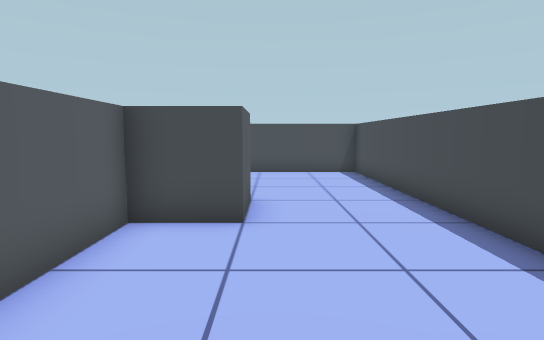
[1] (above)

17 first-person views from a walk through a 3-D level made in the Unity game engine. The camera is 1.5 m above the floor, tilts 6° down and sees 80° across. The floor is counted in squares, 1 m on a side. Each view is taken from the middle of a square. On the plan, view 1 faces up. The plan holds only what a view shows up to about 15 squares ahead; the rest is blank. The place goes on beyond the plan.

[2]
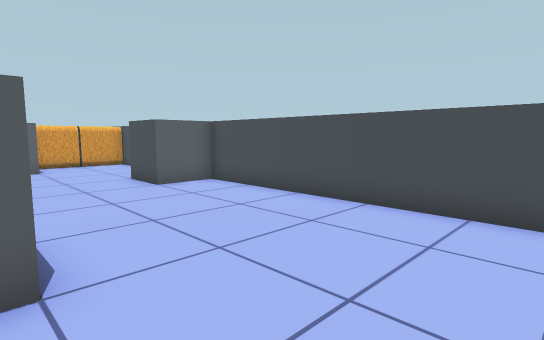

[3]
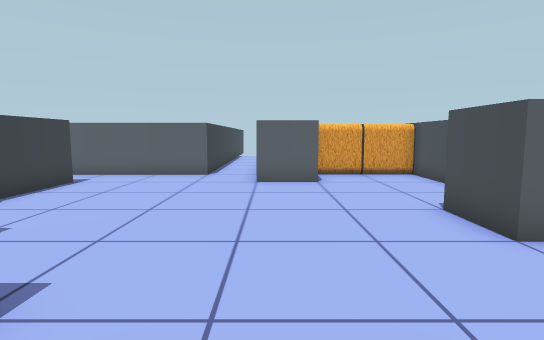

[4]
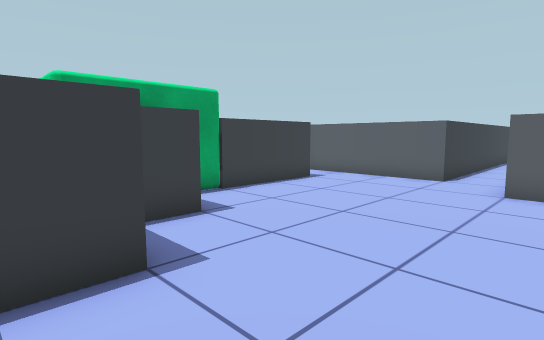

[5]
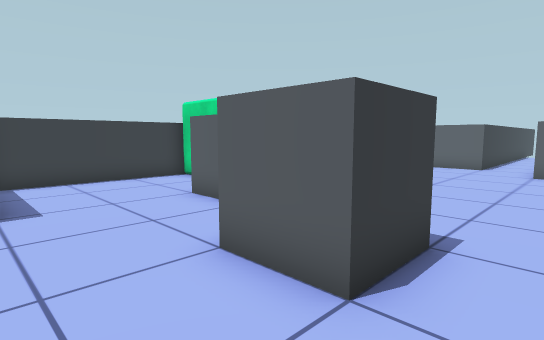

[6]
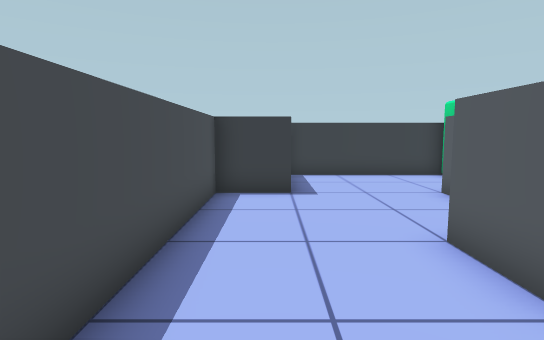

[7]
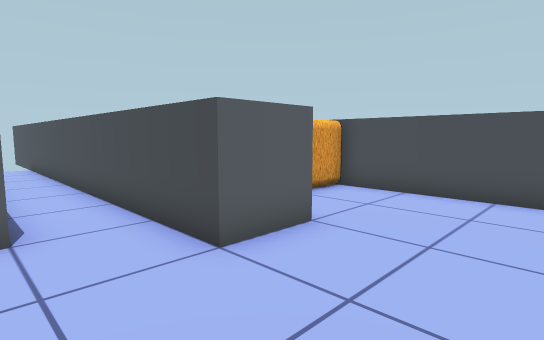

[8]
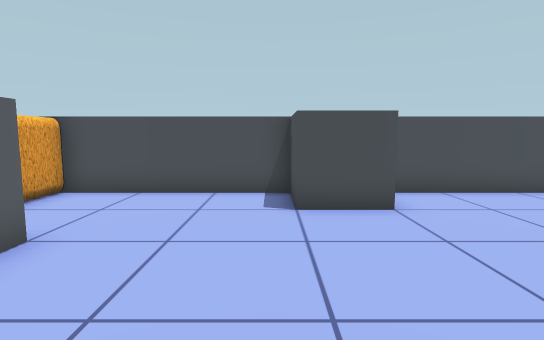

[9]
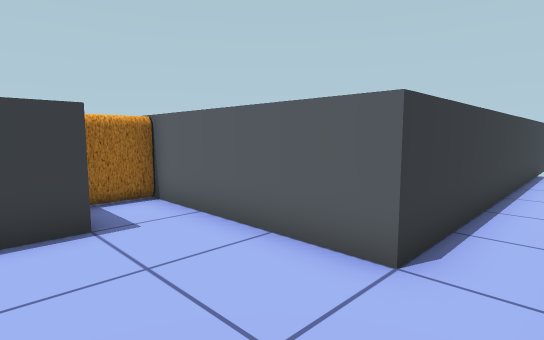

[10]
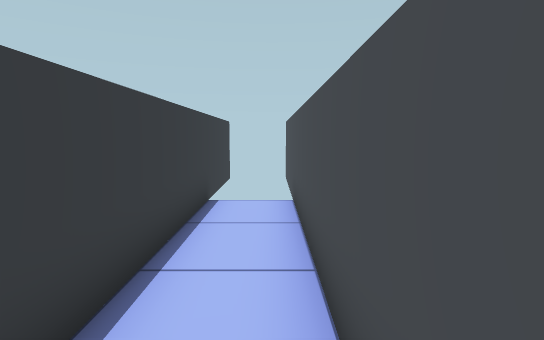

[11]
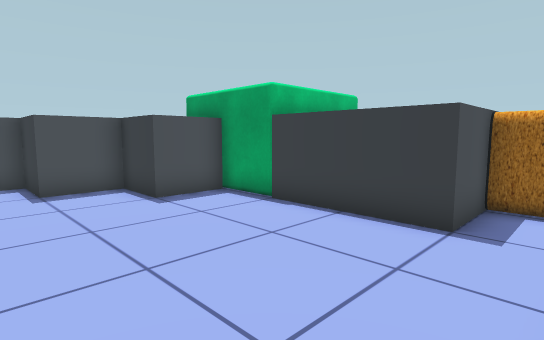

[12]
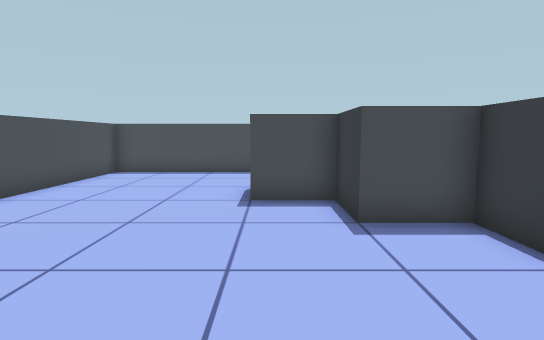

[13]
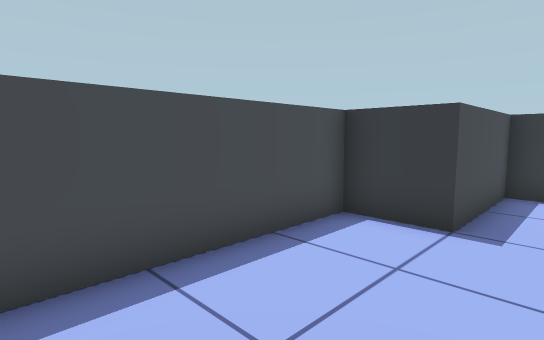

[14]
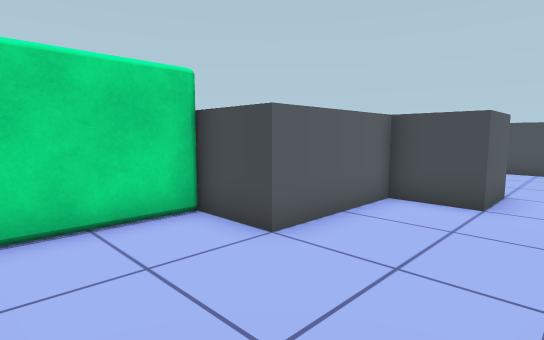

[15]
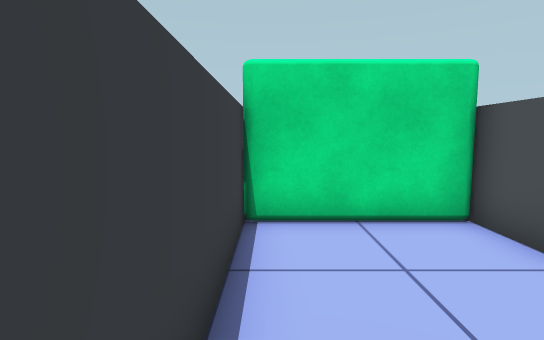

[16]
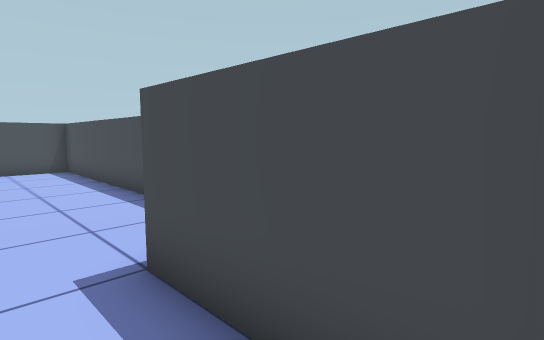

[17]
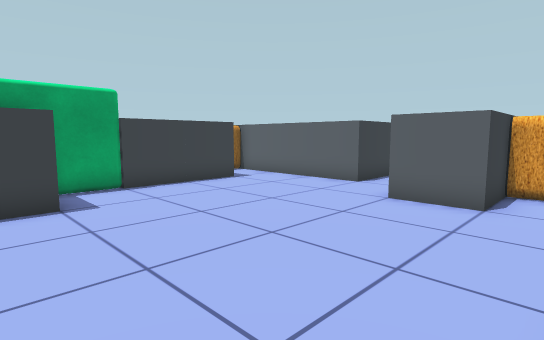

### Floor plan
Points are (right, up) in squares from view 1. A wall is a line through its corners. A room is listed if a view was taken in it or the views show most of it. See-through windows are left out.
Room 1 (views 1, 2, 3, 4, 5, 6, 7, 8, 9, 10, 11, 12, 13, 14, 15, 16, 17)
walls: (-6.5, 1.5) (-6.5, 3.5) (-4.5, 3.5) (-4.5, 5.5) (-2.5, 5.5) (-2.5, 7.5) (-0.5, 7.5) (-0.5, 5.5) (-2.5, 5.5) (-2.5, 1.5) (-4.8, 1.5); (-14.5, 9.5) (-12.5, 9.5) (-12.5, 7.5) (-27.5, 7.5); (-12.5, -0.5) (-12.5, 1.5) (-8.5, 1.5); (-4.8, -2.5) (1.5, -2.5) (1.5, 1.5) (3.5, 1.5) (3.5, 13.5) (-6.5, 13.5) (-6.5, 11.5) (-8.5, 11.5) (-8.5, 13.5) (-14.5, 13.5); (-27.5, 5.5) (-14.5, 5.5) (-14.5, -0.5)
objects: other object (-16, 10) to (-15, 11); other object (-16, 12) to (-15, 13); other object (-14, -2) to (-13, -1)

Where each view was taken, in squares from view 1:
view 1: 0 up, 0 right, facing up
view 2: 7 up, 3 right, facing up-left
view 3: 8 up, 2 left, facing left
view 4: 9 up, 3 left, facing down-left
view 5: 9 up, 2 right, facing down-left
view 6: 10 up, 2 right, facing down
view 7: 5 up, 9 left, facing up-left
view 8: 5 up, 9 left, facing up
view 9: 7 up, 11 left, facing down-left
view 10: 7 up, 19 left, facing left
view 11: 7 up, 14 left, facing down-right
view 12: 7 up, 10 left, facing right
view 13: 7 up, 0 right, facing down-right
view 14: 2 down, 1 right, facing up-left
view 15: 2 down, 1 right, facing left
view 16: 2 down, 0 right, facing up-right
view 17: 11 up, 5 left, facing down-left
